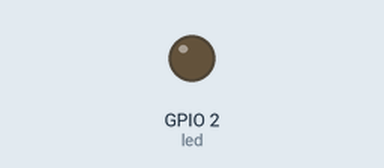
The program below on a simulated ESP32. Parts: output pins drawn as LEDs (lit = HIGH). WiFi joins after 1.5 s; servers stay silent unless stated; what the program prints to the serial monitor is not drawn.

Above: at 2.2 s.
At 4.5 s:
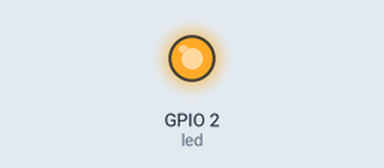
Timing chart, 0 to 9.3 s (numbered marks = the images above):
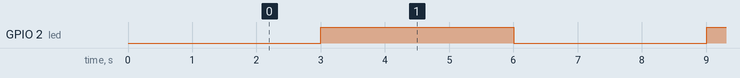

The program:

main.cpp
```cpp
#include <WiFi.h>
#include <WiFiClient.h>
#include <WebServer.h>
#include <WebSocketsServer.h>
// #include <Hash.h>

const char *ssid = "Andre";
const char *password = "Andre1818";
const int led = 2;

String WebPage = "<!DOCTYPE html><html><style>input[type=\"text\"]{width: 90%; height: 3vh;}input[type=\"button\"]{width: 9%; height: 3.6vh;}.rxd{height: 90vh;}textarea{width: 99%; height: 100%; resize: none;}</style><script>var Socket;function start(){Socket=new WebSocket('ws://' + window.location.hostname + ':81/'); Socket.onmessage=function(evt){document.getElementById(\"rxConsole\").value +=evt.data;}}function enterpressed(){Socket.send(document.getElementById(\"txbuff\").value); document.getElementById(\"txbuff\").value=\"\";}</script><body onload=\"javascript:start();\"> <div><input class=\"txd\" type=\"text\" id=\"txbuff\" onkeydown=\"if(event.keyCode==13) enterpressed();\"><input class=\"txd\" type=\"button\" onclick=\"enterpressed();\" value=\"Send\" > </div><br><div class=\"rxd\"> <textarea id=\"rxConsole\" readonly></textarea> </div></body></html>";

WebSocketsServer webSocket = WebSocketsServer(81);
WebServer server(80);

int period = 3000;
unsigned long time_now = 0;

void handleBLINK5()
{
  // digitalWrite(led, LOW);
  static int count = 0;

  //    digitalWrite(led, !digitalRead(led));
  //    Serial.println("BLUE");
  if (millis() > time_now + period)
  {
    char c[5];
    if (count % 2)
    {
      strcpy(c, "BLUE");
    }
    else
    {
      strcpy(c, "OFF");
    }
    count++;
    Serial.println(c);
    webSocket.broadcastTXT(c, sizeof(c));
    digitalWrite(led, !digitalRead(led));
    time_now = millis();
  }
}

// Handle input from Node-red and prints it out
void webSocketEvent(uint8_t num, WStype_t type, uint8_t *payload, size_t length)
{
  if (type == WStype_TEXT)
  {
    for (int i = 0; i < length; i++)
      Serial.print((char)payload[i]);
    Serial.println();
  }
}

void setup()
{
  Serial.begin(115200);
  WiFi.begin(ssid, password);
  Serial.println("");

  while (WiFi.status() != WL_CONNECTED)
  {
    delay(500);
    Serial.print(".");
  }

  Serial.println("");
  Serial.print("Connected to ");
  Serial.println(ssid);
  Serial.print("IP address: ");
  Serial.println(WiFi.localIP());

  // Create a server on port 80
  server.on("/", []()
            { server.send(200, "text/html", WebPage); });

  server.begin();

  webSocket.begin();
  webSocket.onEvent(webSocketEvent);
  pinMode(led, OUTPUT);
  digitalWrite(led, LOW);
}

void loop()
{
  webSocket.loop();
  server.handleClient();
  if (Serial.available() > 0)
  {
    char c[] = {(char)Serial.read()};
    webSocket.broadcastTXT(c, sizeof(c)); // Broadcast the data received on the serial port to the webSocket clients
  }
  else
  {
    handleBLINK5();
  }
}
```

Measured:
- by itself, GPIO 2 (led): alternates HIGH for 3.0 s and LOW for 3.0 s
